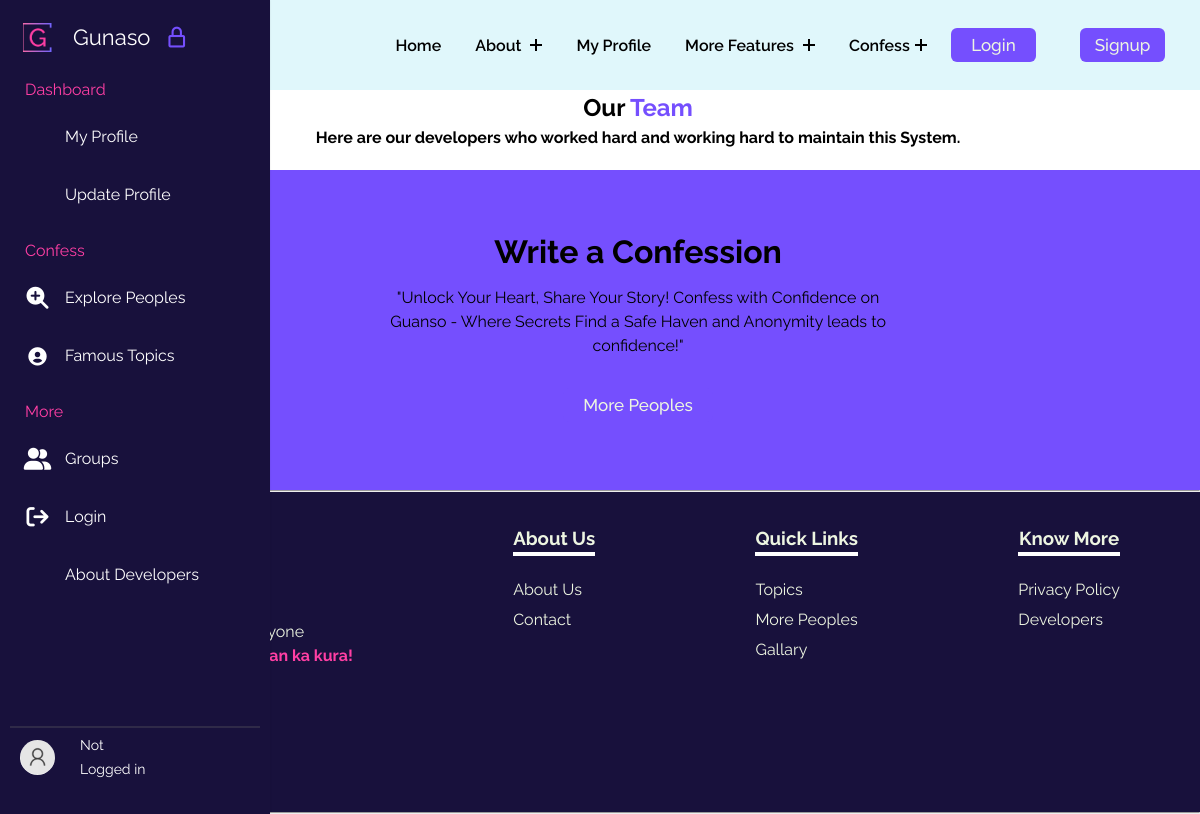
The page /developers/ on the database as committed earlier.
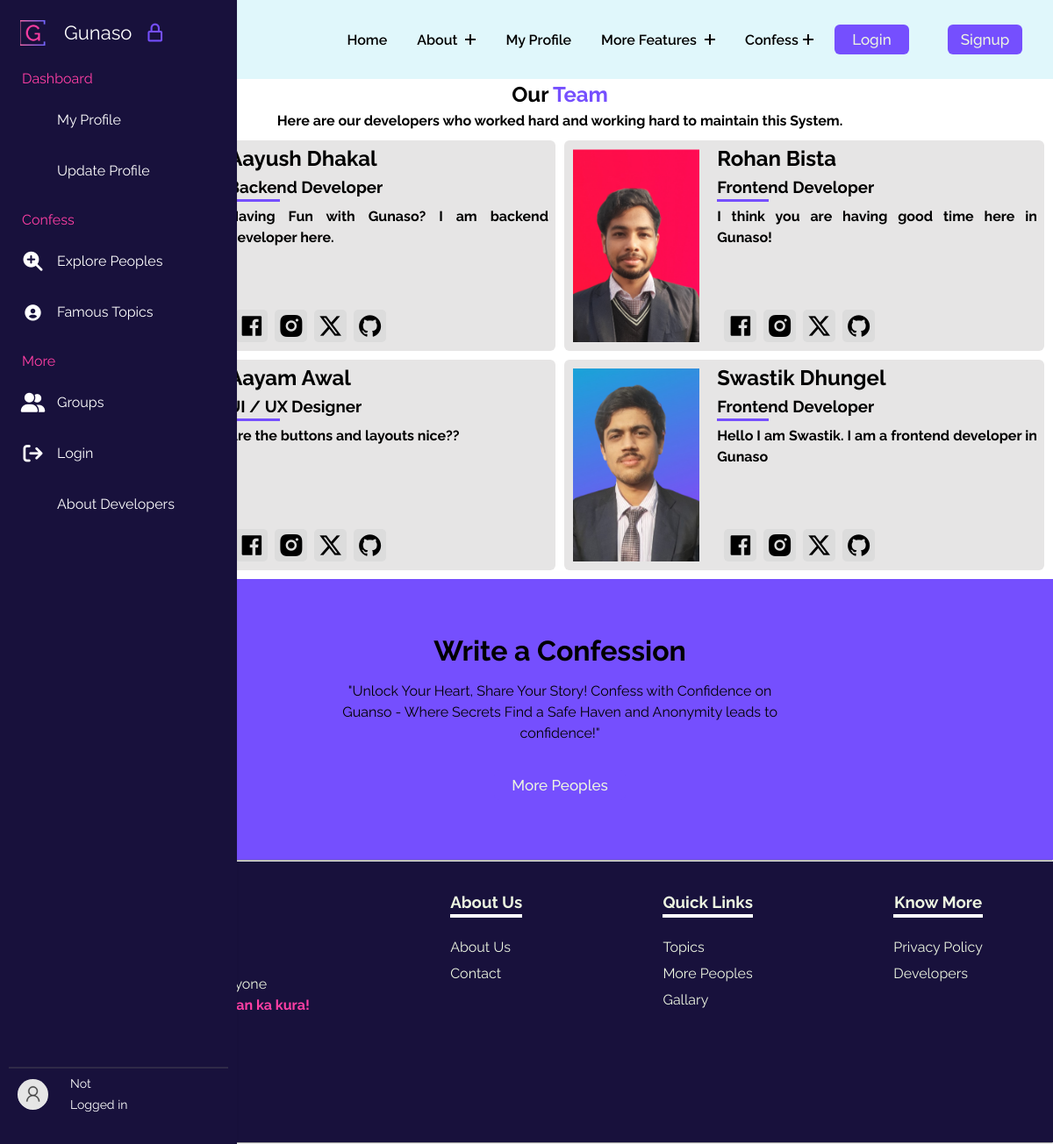
The same page on the database as committed later.
### gunasoApp/models.py (models this page shows, shortened)
class Developer(models.Model):
    sno = models.AutoField(primary_key=True)
    image = models.ImageField(upload_to="gunasoApp/images/developers", blank=True, default="upload-image-dev")
    name = models.CharField(max_length=30)
    position = models.CharField(max_length=30)
    bio = models.TextField()
    facebook = models.CharField(max_length=255)
    instagram = models.CharField(max_length=255)
    x = models.CharField(max_length=255)
    github = models.CharField(max_length=255)

### gunasoApp/views.py (the view)
# urls.py: path('developers/',views.developers, name='developers'),
def developers(request):
    developers = Developer.objects.all()
    context = {"developers":developers}
    return render(request, 'developers.html', context)

### templates/developers.html (shortened to what this page needs)
{% extends 'base.html' %}
{% load static %}
    {% block base_style%}
    {{ block.super }}
    <link rel="stylesheet" href="{% static 'styles/developers.css' %}">
    {% endblock base_style%}
    {% block content %}
    <div class="developersmain">
        <div class="introtext">
            <h2>Our <span>Team</span></h2>
            <p>Here are our developers who worked hard and working hard to maintain this System.</p>
        </div>
        <div class="cards">
            {% for item in developers %}
            <div class="card" data-aos="fade-down">
                <div class="imagepart">
                    <div class="imagecontain" style="background-image: url({{item.image.url}});">
                    </div>
                </div>
                <div class="textpart">
                    <h2>{{item.name}}</h2>
                    <h3>{{item.position}}</h3>
                    <hr>
                    <div class="aboutandlinks">
                        <p>{{item.bio}}</p>
                        <div class="links">
                            <a href="{{item.facebook}}" target="_blank">
                                <i class="ri-facebook-box-fill"></i>
                            </a>
                            <a href="{{item.instagram}}" target="_blank">
                                <i class="ri-instagram-fill"></i>
                            </a>
                            <a href="{{item.x}}" target="_blank">
                                <i class="ri-twitter-x-fill"></i>
                            </a>
                            <a href="{{item.github}}" target="_blank">
                                <i class="ri-github-fill"></i>
                            </a>
                        </div>
                    </div>
                </div>
            </div>
            {% endfor %}
        </div>
        {% include 'banner.html' %}
    </div>
    {% endblock %}

### templates/base.html (shortened to what this page needs)
{% load static %}
{% load webpush_notifications %}
<!DOCTYPE html>
<html lang="en">
<head>
    {% block base_style%}
    <link rel="stylesheet" href="{% static 'styles/base.css' %}">
    <link href="https://unpkg.com/aos@2.3.1/dist/aos.css" rel="stylesheet">
    {% endblock base_style%}
    <link rel="stylesheet" href="https://cdnjs.cloudflare.com/ajax/libs/font-awesome/4.7.0/css/font-awesome.min.css" />
    <link href="https://cdn.jsdelivr.net/npm/remixicon@4.0.0/fonts/remixicon.css" rel="stylesheet" />
    <link flex href="https://unpkg.com/boxicons@2.1.4/css/boxicons.min.css" rel="stylesheet" />
</head>
<body>
    <header class="header">
        <div class="container_nav">
            <div class="header-main">
                <div class="logo">
                    <a href="/">
                        <div class="contentlogo">
                            <h2 class="text" data-text="Gunaso">
                            </h2>
                        </div>
                    </a>
                </div>
                <nav class="nav-menu">
                    <ul class="menu">
                        <li class="menu-item">
                            <a href="/">Home</a>
                        </li>
                        <li class="menu-item menu-item-has-children">
                            <a href="#" data-toggle="sub-menu">About <i class="plus"></i></a>
                        </li>
                        <li class="menu-item">
                            <a href="/user/{{request.user}}">My Profile</a>
                        </li>
                        <li class="menu-item menu-item-has-children">
                            <a href="#" data-toggle="sub-menu">More Features <i class="plus"></i></a>
                        </li>
                        <li class="menu-item menu-item-has-children">
                            <a href="#" data-toggle="sub-menu">Confess<i class="plus"></i></a>
                        </li>
                        {% if user.is_authenticated %}
                        <button id="logoutbtn" onclick="logoutfunc()">
                            Logout
                        </button>
                        {% else %}
                        <button id="loginbtn" onclick="loginfunc()">
                            Login
                        </button>
                        <button id="signupbtn" onclick="signupfunc()">
                            Signup
                        </button>
                        {% endif %}
                    </ul>
                </nav>
            </div>
        </div>
    </header>
    <nav class="sidebar hoverable close">
        <div class="logo_items flex">
            <span class="nav_image">
                <img src="{% static 'images/logos/g-high-resolution-logo-transparent.png' %}" alt="logo_img" />
            </span>
            <span class="logo_name">Gunaso</span>
            <i class="bx bx-lock-alt" id="lock-icon" title="Unlock Sidebar"></i>
        </div>
        <div class="menu_container">
            <div class="menu_items">
                <ul class="menu_item">
                    <div class="menu_title flex">
                        <span class="title">Dashboard</span>
                    </div>
                    <li class="item">
                        <a href="/user/{{request.user}}" class="link flex">
                            <i style="color: #fff;">
                                <lord-icon src="https://cdn.lordicon.com/hrjifpbq.json" trigger="hover"
                                    style="width:35px;height:35px" colors="primary:#fff,secondary:#fff">
                                </lord-icon>
                            </i>
                            <span>My Profile</span>
                        </a>
                    </li>
                    <li class="item">
                        <a href="{% url 'update_profile' %}" class="link flex">
                            <i>
                                <lord-icon src="https://cdn.lordicon.com/ifsxxxte.json" trigger="hover"
                                    style="width:30px;height:30px" colors="primary:#fff,secondary:#fff">
                                </lord-icon>
                            </i>
                            <span>Update Profile</span>
                        </a>
                    </li>
                </ul>
                <ul class="menu_item">
                    <div class="menu_title flex">
                        <span class="title">Confess</span>
                    </div>
                    <li class="item">
                        <a href="{% url 'person' %}" class="link flex">
                            <i class="fa-solid fa-magnifying-glass-plus"></i>
                            <span>Explore Peoples</span>
                        </a>
                    </li>
                    <li class="item">
                        <a href="{% url 'topics' %}" class="link flex">
                            <i class='bx bxs-user-circle'></i>
                            <span>Famous Topics</span>
                        </a>
                    </li>
                </ul>
                <ul class="menu_item">
                    <div class="menu_title flex">
                        <span class="title">More</span>
                    </div>
                    <li class="item">
                        <a href="{% url 'groups' %}" class="link flex">
                            <i class="fa-solid fa-user-group"></i>
                            <span>Groups</span>
                        </a>
                    </li>
                    <li class="item">
                        {% if user.is_authenticated %}
                        <a href="{% url 'logout' %}" class="link flex">
                            <i class='bx bx-log-out-circle'></i>
                            <span>Logout</span>
                        </a>
                        {% else %}
                        <a href="{% url 'login' %}" class="link flex">
                            <i class="fa-solid fa-arrow-right-from-bracket"></i>
                            <span>Login</span>
                        </a>
                        {% endif %}
                    </li>
                    <li class="item">
                        <a href="{% url 'developers' %}" class="link flex">
                            <i>
                                <lord-icon src="https://cdn.lordicon.com/eodeknny.json" trigger="hover"
                                    style="width:29px;height:29px; margin-left: 5px;"
                                    colors="primary:#fff,secondary:#fff">
                                </lord-icon>
                            </i>
                            <span>About Developers</span>
                        </a>
                    </li>
                </ul>
            </div>
            <div class="sidebar_profile flex">
                {% if user.is_authenticated %}
                <span class="nav_image">
                    <img src="{{request.user.Profile.image.url}}" alt="logo_img"
                        style="border-radius: 50%; height: 35px; width:35px;" />
                </span>
                <div class="data_text">
                    <span class="name">{{request.user}}</span>
                    <br>
                    <span class="email">{{request.user.email}}</span>
                </div>
                {% else %}
                <span class="nav_image">
                    <img src="{% static 'images/nologgedin.jpg' %}" alt="logo_img"
                        style="border-radius: 50%; height: 35px; width:35px;" />
                </span>
                <div class="data_text">
                    <span class="name" style="font-size: 14px;">Not <br>Logged in</span>
                    <br>
                </div>
                {% endif %}
            </div>
        </div>
    </nav>
    {% block content %} {% endblock %}
    <hr>
    <footer class="footer">
        <div class="fone">
            <p>Gunaso for Everyone<br> <span>Pokham afna man ka kura!</span></p>
            <div class="footer-links">
                <a href=""></a>
                <a href=""></a>
                <a href=""></a>
            </div>
        </div>
        <div class="ftwo">
            <ul>
                <h3 class="footer-h3">About Us</h3>
                <li><a href="{% url 'about' %}">About Us</a></li>
                <li><a href="{% url 'contact' %}">Contact</a></li>
            </ul>
        </div>
        <div class="fthree">
            <ul>
                <h3 class="footer-h3">Quick Links</h3>
                <li><a href="{% url 'topics'%}">Topics</a></li>
                <li><a href="{% url 'person'%}">More Peoples</a></li>
                <li><a href="{% url 'gallary' %}">Gallary</a></li>
            </ul>
        </div>
        <div class="ffour">
            <ul>
                <h3 class="footer-h3">Know More</h3>
                <li><a href="{% url 'privacypolicy' %}">Privacy Policy</a></li>
                <li><a href="{% url 'developers' %}">Developers</a></li>
            </ul>
        </div>
    </footer>
</body>
</html>

### templates/banner.html (shortened to what this page needs)
{% load static %}
<!DOCTYPE html>
<html lang="en">
<head>
    <link rel="stylesheet" href="{% static 'styles/banner.css' %}">
</head>
<body>
    <div class="index-banner">
        <h1>Write a Confession</h1>
        <p class="bannerpar">"Unlock Your Heart, Share Your Story! Confess with Confidence on Guanso - Where Secrets Find a Safe Haven and Anonymity leads to confidence!"</p>
        <button class="copybtn" onclick="gotopage()">
            More Peoples
        </button>
    </div>
</body>
</html>

### static/styles/developers.css (style rules this page uses)
:root { --dark: #754ffe; --darkgreen: #379683; --bcolor: #5CDB95; --cooltexr: #4a4b65; --backupgreen: #8EE4AF; --para: #EDF5E1; --mainheading: #FFF; --hotish: #FF3FA4; --skyblue: #525FE1; --footer: #18113c; }
.developersmain { margin-left: 4.76rem; }
.introtext { text-align: center; }
.introtext span { color: var(--dark); }
.introtext p { font-weight: bold; }
.cards { padding: 10px; display: grid; grid-template-columns: repeat(2, 1fr); gap: 10px; }
.card { background-color: rgb(230, 229, 229); border-radius: 6px; height: 30vh; overflow-x: hidden; display: flex; }
.imagepart { padding: 10px; height: 100%; width: 30%; display: flex; padding-top: 10px; justify-content: center; flex-basis: 30%; }
.imagecontain { background-color: violet; height: 100%; width: 100%; background-size: cover; background-position: center; background-repeat: no-repeat; }
.aboutandlinks { height: 69%; display: flex; flex-direction: column; justify-content: space-between; }
.aboutandlinks p { font-weight: bold; padding: 5px 5px 0 0; text-align: justify; }
.textpart { flex-basis: 70%; display: flex; flex-direction: column; padding: 3px 3px 0 10px; }
.textpart hr { height: 3px; width: 16%; border: none; background-color: var(--dark); }
.links { font-size: 30px; padding-left: 8px; transition: all 0.3s ease; }
.links a { text-decoration: none; color: black; }
.links i { padding: 3px; cursor: pointer; border-radius: 5px; background-color: gainsboro; }

### static/styles/banner.css (style rules this page uses)
:root { --dark: #754ffe; --darkgreen: #379683; --bcolor: #5CDB95; --cooltexr: #4a4b65; --backupgreen: #8EE4AF; --para: #EDF5E1; --mainheading: #FFF; --hotish: #FF3FA4; --skyblue: #525FE1; --footer: #18113c; }
.index-banner { height: 40vh; background-color: var(--dark); display: flex; flex-direction: column; align-items: center; justify-content: center; gap: 10px; animation: bannerloop 20s linear infinite; }
.bannerpar { text-align: center; padding: 0 300px; }
.copybtn { width: 150px; }

Rows that differ between the two databases and show on the page:
added Developer: name "Aayush Dhakal", position "Backend Developer", bio "Having Fun with Gunaso? I am backend developer here."
added Developer: image (picture), name "Rohan Bista", position "Frontend Developer", bio "I think you are having good time here in Gunaso!"
added Developer: name "Aayam Awal", position "UI / UX Designer", bio "Are the buttons and layouts nice??"
added Developer: image (picture), name "Swastik Dhungel", position "Frontend Developer", bio "Hello I am Swastik. I am a frontend developer in Gunaso"
